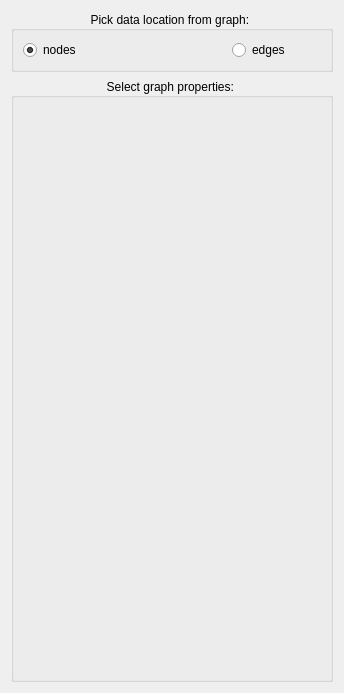
<?xml version="1.0" encoding="UTF-8"?>
<ui version="4.0">
 <class>ViewGraphPropertiesSelectionWidget</class>
 <widget class="QWidget" name="ViewGraphPropertiesSelectionWidget">
  <property name="geometry">
   <rect>
    <x>0</x>
    <y>0</y>
    <width>344</width>
    <height>693</height>
   </rect>
  </property>
  <property name="windowTitle">
   <string>Properties</string>
  </property>
  <layout class="QVBoxLayout" name="verticalLayout">
   <item>
    <widget class="QGroupBox" name="groupBox2">
     <property name="sizePolicy">
      <sizepolicy hsizetype="Preferred" vsizetype="Fixed">
       <horstretch>0</horstretch>
       <verstretch>0</verstretch>
      </sizepolicy>
     </property>
     <property name="minimumSize">
      <size>
       <width>24</width>
       <height>55</height>
      </size>
     </property>
     <property name="title">
      <string>Pick data location from graph: </string>
     </property>
     <property name="alignment">
      <set>Qt::AlignCenter</set>
     </property>
     <layout class="QHBoxLayout" name="horizontalLayout_4">
      <property name="spacing">
       <number>9</number>
      </property>
      <property name="margin">
       <number>9</number>
      </property>
      <item>
       <layout class="QHBoxLayout" name="horizontalLayout_5">
        <property name="spacing">
         <number>120</number>
        </property>
        <item>
         <widget class="QRadioButton" name="nodesButton">
          <property name="sizePolicy">
           <sizepolicy hsizetype="Expanding" vsizetype="Fixed">
            <horstretch>0</horstretch>
            <verstretch>0</verstretch>
           </sizepolicy>
          </property>
          <property name="text">
           <string>nodes</string>
          </property>
          <property name="checked">
           <bool>true</bool>
          </property>
         </widget>
        </item>
        <item>
         <widget class="QRadioButton" name="edgesButton">
          <property name="sizePolicy">
           <sizepolicy hsizetype="Expanding" vsizetype="Fixed">
            <horstretch>0</horstretch>
            <verstretch>0</verstretch>
           </sizepolicy>
          </property>
          <property name="text">
           <string>edges</string>
          </property>
         </widget>
        </item>
       </layout>
      </item>
     </layout>
    </widget>
   </item>
   <item>
    <widget class="QGroupBox" name="groupBox">
     <property name="sizePolicy">
      <sizepolicy hsizetype="Expanding" vsizetype="Expanding">
       <horstretch>0</horstretch>
       <verstretch>0</verstretch>
      </sizepolicy>
     </property>
     <property name="title">
      <string>Select graph properties: </string>
     </property>
     <property name="alignment">
      <set>Qt::AlignCenter</set>
     </property>
     <layout class="QVBoxLayout" name="verticalLayout_2">
      <item>
       <widget class="tlp::GraphPropertiesSelectionWidget" name="graphPropertiesSelectionWidget" native="true"/>
      </item>
     </layout>
    </widget>
   </item>
  </layout>
 </widget>
 <customwidgets>
  <customwidget>
   <class>tlp::GraphPropertiesSelectionWidget</class>
   <extends>QWidget</extends>
   <header location="global">talipot/GraphPropertiesSelectionWidget.h</header>
   <container>1</container>
  </customwidget>
 </customwidgets>
 <resources/>
 <connections/>
</ui>
